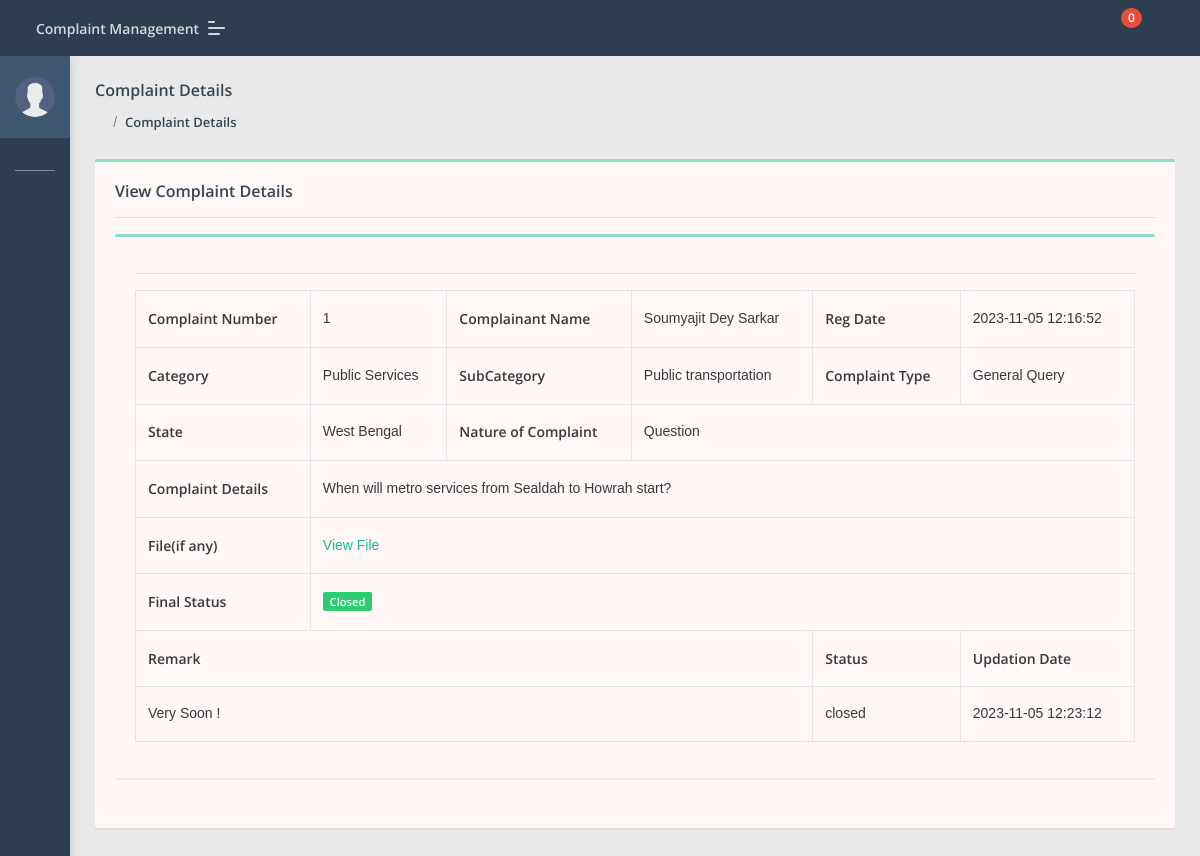
Page /grp/user/complaint-details.php?cid=1 (signed in) on the committed database.
### tables this page shows
CREATE TABLE `users` (
  `id` int(11) NOT NULL,
  `fullName` varchar(255) DEFAULT NULL,
  `userEmail` varchar(255) DEFAULT NULL,
  `password` varchar(255) DEFAULT NULL,
  `contactNo` bigint(11) DEFAULT NULL,
  `address` tinytext DEFAULT NULL,
  `State` varchar(255) DEFAULT NULL,
  `country` varchar(255) DEFAULT NULL,
  `pincode` int(6) DEFAULT NULL,
  `userImage` varchar(255) DEFAULT NULL,
  `regDate` timestamp NOT NULL DEFAULT current_timestamp(),
  `updationDate` timestamp NULL DEFAULT NULL,
  `status` int(1) DEFAULT NULL
);

CREATE TABLE `tblcomplaints` (
  `complaintNumber` int(11) NOT NULL,
  `userId` int(11) DEFAULT NULL,
  `category` int(11) DEFAULT NULL,
  `subcategory` varchar(255) DEFAULT NULL,
  `complaintType` varchar(255) DEFAULT NULL,
  `state` varchar(255) DEFAULT NULL,
  `noc` varchar(255) DEFAULT NULL,
  `complaintDetails` mediumtext DEFAULT NULL,
  `complaintFile` varchar(255) DEFAULT NULL,
  `regDate` timestamp NULL DEFAULT current_timestamp(),
  `status` varchar(50) DEFAULT NULL,
  `lastUpdationDate` timestamp NULL DEFAULT NULL ON UPDATE current_timestamp()
);

CREATE TABLE `category` (
  `id` int(11) NOT NULL,
  `categoryName` varchar(255) DEFAULT NULL,
  `categoryDescription` longtext DEFAULT NULL,
  `creationDate` timestamp NULL DEFAULT current_timestamp(),
  `updationDate` timestamp NULL DEFAULT NULL ON UPDATE current_timestamp()
);

CREATE TABLE `complaintremark` (
  `id` int(11) NOT NULL,
  `complaintNumber` int(11) DEFAULT NULL,
  `status` varchar(255) DEFAULT NULL,
  `remark` mediumtext DEFAULT NULL,
  `remarkDate` timestamp NULL DEFAULT current_timestamp()
);

### grp/user/complaint-details.php (the view, shortened to what this page needs)
<?php
include('include/config.php');
if (strlen($_SESSION['id']) == 0) {
    header('location:index.php');
} else {
    ?>
    <!DOCTYPE html>
    <html lang="en">
    <head>
        <link rel="stylesheet" href="../admin/assets/css/style.css">
    </head>
    <body class="">
        <?php include('include/sidebar.php'); ?>
        <?php include('include/header.php'); ?>
        <section class="pcoded-main-container">
            <div class="pcoded-content">
                <div class="page-header">
                    <div class="page-block">
                        <div class="row align-items-center">
                            <div class="col-md-12">
                                <div class="page-header-title">
                                    <h5 class="m-b-10">Complaint Details</h5>
                                </div>
                                <ul class="breadcrumb">
                                    <li class="breadcrumb-item"><a href="dashboard.php"><i
                                                class="feather icon-home"></i></a></li>
                                    <li class="breadcrumb-item"><a href="complaint-history.php">Complaint Details</a></li>
                                </ul>
                            </div>
                        </div>
                    </div>
                </div>
                <div class="row">
                    <div class="col-sm-12">
                        <div class="card">
                            <div class="card-body">
                                <h5>View Complaint Details</h5>
                                <hr>
                                <div class="row">
                                    <div class="col-xl-12">
                                        <div class="card">
                                            <div class="card-body table-border-style">
                                                <div class="table-responsive">
                                                    <table class="table table-bordered">
                                                        <tbody>
                                                            <?php $cid = $_GET['cid'];
                                                            $query = mysqli_query($con, "select tblcomplaints.*,users.fullName as name,category.categoryName as catname from tblcomplaints join users on users.id=tblcomplaints.userId join category on category.id=tblcomplaints.category where tblcomplaints.complaintNumber='$cid'");
                                                            while ($row = mysqli_fetch_array($query)) {
                                                                ?>
                                                                <tr>
                                                                    <td><b>Complaint Number</b></td>
                                                                    <td>
                                                                        <?php echo htmlentities($row['complaintNumber']); ?>
                                                                    </td>
                                                                    <td><b>Complainant Name</b></td>
                                                                    <td>
                                                                        <?php echo htmlentities($row['name']); ?>
                                                                    </td>
                                                                    <td><b>Reg Date</b></td>
                                                                    <td>
                                                                        <?php echo htmlentities($row['regDate']); ?>
                                                                    </td>
                                                                </tr>
                                                                <tr>
                                                                    <td><b>Category </b></td>
                                                                    <td>
                                                                        <?php echo htmlentities($row['catname']); ?>
                                                                    </td>
                                                                    <td><b>SubCategory</b></td>
                                                                    <td>
                                                                        <?php echo htmlentities($row['subcategory']); ?>
                                                                    </td>
                                                                    <td><b>Complaint Type</b></td>
                                                                    <td>
                                                                        <?php echo htmlentities($row['complaintType']); ?>
                                                                    </td>
                                                                </tr>
                                                                <tr>
                                                                    <td><b>State </b></td>
                                                                    <td>
                                                                        <?php echo htmlentities($row['state']); ?>
                                                                    </td>
                                                                    <td><b>Nature of Complaint</b></td>
                                                                    <td colspan="3">
                                                                        <?php echo htmlentities($row['noc']); ?>
                                                                    </td>
                                                                </tr>
                                                                <tr>
                                                                    <td><b>Complaint Details </b></td>
                                                                    <td colspan="5">
                                                                        <?php echo htmlentities($row['complaintDetails']); ?>
                                                                    </td>
                                                                </tr>
                                                                <tr>
                                                                    <td><b>File(if any) </b></td>
                                                                    <td colspan="5">
                                                                        <?php $cfile = $row['complaintFile'];
                                                                        if ($cfile == "" || $cfile == "NULL") {
                                                                            echo "File NA";
                                                                        } else { ?>
                                                                            <a href="../user/complaintdocs/<?php echo htmlentities($row['complaintFile']); ?>"
                                                                                target="_blank" /> View File</a>
                                                                        <?php } ?>
                                                                    </td>
                                                                </tr>
                                                                <tr>
                                                                    <td><b>Final Status</b></td>
                                                                    <td colspan="5">
                                                                        <?php $status = $row['status'];
                                                                        if ($status == ''): ?>
                                                                            <span class="badge badge-danger">Not Processed
                                                                                Yet</span>
                                                                        <?php elseif ($status == 'in process'): ?>
                                                                            <span class="badge badge-warning">In Process</span>
                                                                        <?php elseif ($status == 'closed'): ?>
                                                                            <span class="badge badge-success">Closed</span>
                                                                        <?php endif; ?>
                                                                    </td>
                                                                </tr>
                                                                <hr>
                                                        <?php $ret = mysqli_query($con, "select complaintremark.remark as remark,complaintremark.status as sstatus,complaintremark.remarkDate as rdate from complaintremark join tblcomplaints on tblcomplaints.complaintNumber=complaintremark.complaintNumber where complaintremark.complaintNumber='$cid'");
                                                        $count = mysqli_num_rows($ret);
                                                        if ($count):
                                                            ?>
                                                        <tr>
                                                            <th colspan="4">Remark</th>
                                                            <th>Status</th>
                                                            <th>Updation Date</th>
                                                        </tr>
                                                        <?php while ($rw = mysqli_fetch_array($ret)) {
                                                            ?>
                                                        <tr>
                                                            <td colspan="4">
                                                                <?php echo htmlentities($rw['remark']); ?>
                                                            </td>
                                                            <td>
                                                                <?php echo htmlentities($rw['sstatus']); ?>
                                                            </td>
                                                            <td>
                                                                <?php echo htmlentities($rw['rdate']); ?>
                                                            </td>
                                                        </tr>
                                                        <?php $cnt = $cnt + 1;
                                                        } ?>
                                                        <?php endif;
                                                            } ?>
                                                    </tbody>
                                                </table>
                                            </div>
                                        </div>
                                    </div>
                                </div>
                            </div>
                        </div>
                    </div>
                </div>
                </div>
            </div>
        </section>
    </body>
    </html>
<?php } ?>

### grp/user/include/sidebar.php (shortened to what this page needs)
	<nav class="pcoded-navbar  ">
		<div class="navbar-wrapper  ">
			<div class="navbar-content scroll-div " >
				<div class="">
					<div class="main-menu-header">
						<?php
$id=intval($_SESSION["id"]);
$query=mysqli_query($con,"select * from users where id='$id'");
while($row=mysqli_fetch_array($query))
{
?>
						<img class="img-radius" src="../admin/assets/images/user/user.png" alt="User-Profile-Image">
						<div class="user-details">
						</div><?php } ?>
					</div>
				</div>
				<ul class="nav pcoded-inner-navbar ">
					<li class="nav-item pcoded-menu-caption">
					</li>
					<li class="nav-item">
					    <a href="dashboard.php" class="nav-link "><span class="pcoded-micon"><i class="feather icon-home"></i></span><span class="pcoded-mtext">Dashboard</span></a>
					</li>
					<li class="nav-item">
					    <a href="register-complaint.php" class="nav-link "><span class="pcoded-micon"><i class="feather icon-file-text"></i></span><span class="pcoded-mtext">Lodge Complaint</span></a>
					</li>
					<li class="nav-item">
					    <a href="complaint-history.php" class="nav-link "><span class="pcoded-micon"><i class="feather icon-align-justify"></i></span><span class="pcoded-mtext">Complaint History</span></a>
					</li>
				</ul>
			</div>
		</div>
	</nav>

### rows in the picture
tblcomplaints: complaintNumber "1", userId.fullName "Soumyajit Dey Sarkar", regDate "2023-11-05 12:16:52", category.categoryName "Public Services", subcategory "Public transportation", complaintType "General Query", state "West Bengal", noc "Question", complaintDetails "When will metro services from Sealdah to Howrah start?", status "Closed"
complaintremark: remark "Very Soon !", status "closed", remarkDate "2023-11-05 12:23:12"

### other values in the picture
$num1 "0"
